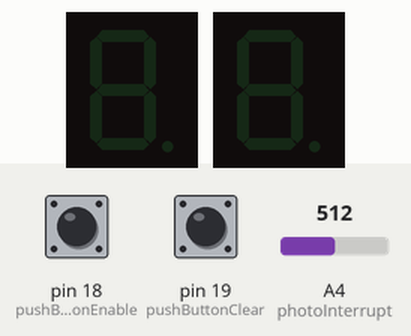
This sketch was run on a simulated Arduino Mega 2560, built with avr-gcc and run on an emulated ATmega2560. On the bench: 2 × 1-digit seven-segment display. The test bench sets the inputs (shaded band); at power-on: A4 (photoInterrupt) = 512, pin 18 (pushButtonEnable) LOW, pin 19 (pushButtonClear) LOW.

Above: at 1.2 s.
1.3 s: A4 (photoInterrupt) set to 490
At 1.7 s:
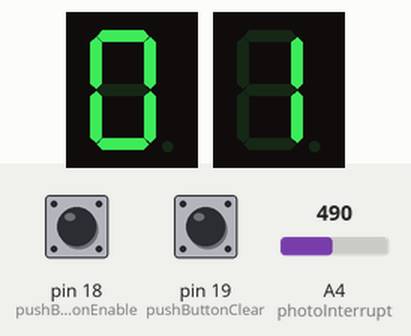
2.8 s: pin 18 (pushButtonEnable) pulled HIGH for 0.15 s
At 3.12 s:
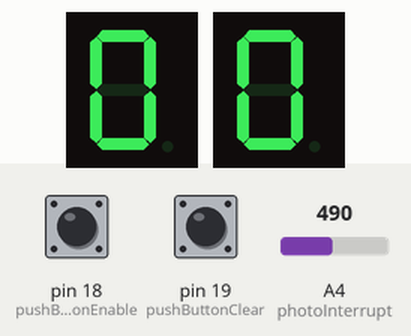
4.4 s: pin 19 (pushButtonClear) pulled HIGH for 1 s
At 6.7 s:
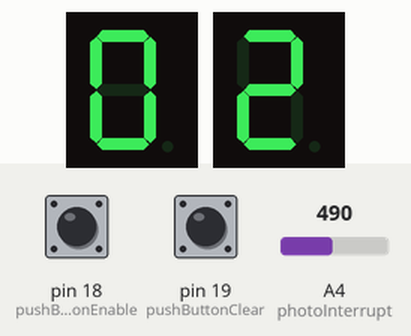
8.3 s: pin 19 (pushButtonClear) pulled HIGH for 0.15 s
At 10.2 s:
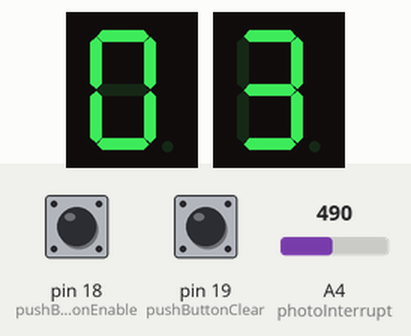
11.4 s: A4 (photoInterrupt) set to 510
12.9 s: A4 (photoInterrupt) set to 306
At 13.3 s:
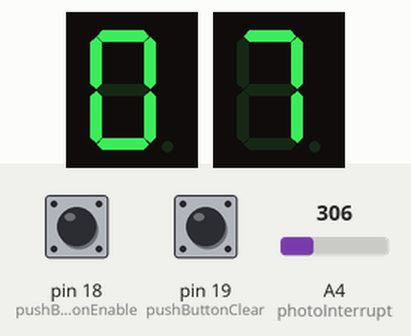
Timing chart, 0 to 15.9 s (numbered marks = the images above; inputs shaded):
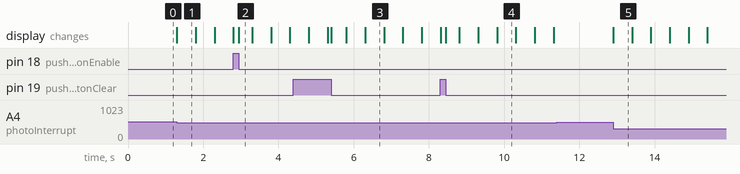

Measured:
- after the input at 1.3 s, the display: changes at once (image 1)
- after the input at 11.4 s, every drawn part: stays the same
- after the input at 12.9 s, the display: changes at once (image 5)
- what the display in image 1 shows lasts 0.5 s, from 1.3 s to 1.8 s

The sketch:

ME545_lab3_task3_two7seg_disp.ino
```cpp
/*
   ME 545 - Lab 4 Task 3 Group 5
   Juliette Mitrovich, Sheila Moroney, Sujani Patel
   Goal: Count, on the 7 segment display, every time something passes between the optical interrupter.
   You should be able to count from 0 to 99. You must also attach interrupts to two push buttons, one interrupt to
   clear the display, and one interrupt to enable the display

*/

///// SEVEN SEGMENT DISPLAY VARIABLES /////
#include "SevSeg.h"
// define the two 7 segment displays as different names to differentiate and not overwrite data
SevSeg sevseg1;
SevSeg sevseg2;

//Set to 1 for single digit display, 1st display
byte numDigits1 = 1;

//defines common pins while using multi-digit display. Left empty as we have a single digit display
byte digitPins1[] = {};

//Defines arduino pin connections in order: A, B, C, D, E, F, G, DP
byte segmentPins1[] = {3, 2, 8, 7, 6, 4, 5, 9};
bool resistorsOnSegments1 = true;

//Set to 1 for single digit display, 2nd display
byte numDigits2 = 1;

//defines common pins while using multi-digit display. Left empty as we have a single digit display
byte digitPins2[] = {};

//Defines arduino pin connections in order: A, B, C, D, E, F, G, DP
byte segmentPins2[] = {33, 32, 38, 37, 36, 34, 35, 39};
bool resistorsOnSegments2 = true;

int i = 1; // Counter to keep track of what number should be displayed

///// PUSH BUTTON VARIABLES /////
// must be attached to a pin that allows hardware interrupts (MEGA: 2,3,18,19)
int pushButtonEnable = 18;
int pushButtonClear = 19;

// variables to store output of the push buttons
int stateButtonEnable;
int stateButtonClear;

///// OPTICAL INTERRUPT VARIABLES /////
int photoInterrupt = A4;
int photoInterruptVal;

void setup() {
  Serial.begin(9600); // Initialize serial monitor if you want to print anything

  //Initialize sevseg object. Uncomment second line if you use common cathode 7 segment
  sevseg1.begin(COMMON_ANODE, numDigits1, digitPins1, segmentPins1, resistorsOnSegments1);
  sevseg2.begin(COMMON_ANODE, numDigits2, digitPins2, segmentPins2, resistorsOnSegments2);
  //sevseg.begin(COMMON_CATHODE, numDigits, digitPins, segmentPins, resistorsOnSegments);
  sevseg1.setBrightness(90);
  sevseg2.setBrightness(90);

  // Initialize push buttons
  pinMode(pushButtonEnable, INPUT);
  pinMode(pushButtonClear, INPUT);

  // Attach a hardware interrupt to the push buttons, ISR will run whenever there is a change in pin value
  attachInterrupt(digitalPinToInterrupt(pushButtonEnable), isrEnable, CHANGE);
  attachInterrupt(digitalPinToInterrupt(pushButtonClear), isrClear, CHANGE);

  // Initialize photo interrupt pin
  pinMode(photoInterrupt, INPUT);

}

void loop() {
  // Read data from all necessary sensors
  stateButtonEnable = digitalRead(pushButtonEnable);
  stateButtonClear = digitalRead(pushButtonClear);
  photoInterruptVal = analogRead(photoInterrupt);

  // If something passes between the optical interrupt and i <= 99, display and increase the value by 1
  if (500 > photoInterruptVal) {
    if (99 >= i) {
      int disp1 = i / 10;
      int disp2 = i % 10;
      sevseg1.setNumber(disp1);
      sevseg1.refreshDisplay();
      sevseg2.setNumber(disp2);
      sevseg2.refreshDisplay();
      i++;
      delay(500); // add a delay so the display doesn't count too fast
    }
  }
}

///// HARDWARE INTERRUPT FUNCITONS /////
// If the enable button is pushed, turn the display on and set it to 0
void isrEnable () {
  if (stateButtonEnable == 1) {
    sevseg1.setNumber(0);
    sevseg1.refreshDisplay();
    sevseg2.setNumber(0);
    sevseg2.refreshDisplay();
  }
}

// If the clear button is pushed, change the display to 0 and set i back to 1
void isrClear() {
  if (stateButtonClear == 1) {
    sevseg1.setNumber(0);
    sevseg1.refreshDisplay();
    sevseg2.setNumber(0);
    sevseg2.refreshDisplay();
    i = 1; // set i back to 1 so the count will restart
  }
}
```
